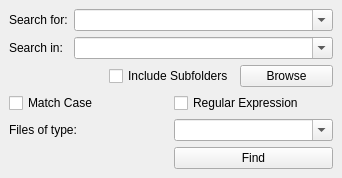
<?xml version="1.0" encoding="UTF-8"?>
<ui version="4.0">
 <class>FindInFilesDockWidget</class>
 <widget class="QDockWidget" name="FindInFilesDockWidget">
  <property name="geometry">
   <rect>
    <x>0</x>
    <y>0</y>
    <width>342</width>
    <height>199</height>
   </rect>
  </property>
  <property name="sizePolicy">
   <sizepolicy hsizetype="Preferred" vsizetype="Fixed">
    <horstretch>0</horstretch>
    <verstretch>0</verstretch>
   </sizepolicy>
  </property>
  <property name="maximumSize">
   <size>
    <width>524287</width>
    <height>199</height>
   </size>
  </property>
  <property name="windowTitle">
   <string>Find in Files</string>
  </property>
  <widget class="QWidget" name="dockWidgetContents">
   <property name="sizePolicy">
    <sizepolicy hsizetype="Preferred" vsizetype="Fixed">
     <horstretch>0</horstretch>
     <verstretch>0</verstretch>
    </sizepolicy>
   </property>
   <layout class="QGridLayout" name="gridLayout_2">
    <item row="0" column="0" colspan="2">
     <layout class="QFormLayout" name="formLayout">
      <item row="0" column="0">
       <widget class="QLabel" name="label">
        <property name="text">
         <string>Search for:</string>
        </property>
       </widget>
      </item>
      <item row="0" column="1">
       <widget class="QComboBox" name="searchText">
        <property name="editable">
         <bool>true</bool>
        </property>
        <property name="sizeAdjustPolicy">
         <enum>QComboBox::AdjustToContentsOnFirstShow</enum>
        </property>
       </widget>
      </item>
      <item row="1" column="0">
       <widget class="QLabel" name="label_2">
        <property name="text">
         <string>Search in:</string>
        </property>
       </widget>
      </item>
      <item row="1" column="1">
       <widget class="QComboBox" name="location">
        <property name="editable">
         <bool>true</bool>
        </property>
       </widget>
      </item>
     </layout>
    </item>
    <item row="1" column="0" colspan="2">
     <layout class="QGridLayout" name="gridLayout">
      <item row="0" column="1">
       <widget class="QCheckBox" name="subfolders">
        <property name="text">
         <string>Include Subfolders</string>
        </property>
       </widget>
      </item>
      <item row="0" column="2">
       <widget class="QPushButton" name="browse">
        <property name="text">
         <string>Browse</string>
        </property>
       </widget>
      </item>
      <item row="0" column="0">
       <widget class="QLabel" name="label_4">
        <property name="text">
         <string/>
        </property>
       </widget>
      </item>
     </layout>
    </item>
    <item row="2" column="0">
     <widget class="QCheckBox" name="caseSensitive">
      <property name="text">
       <string>Match Case</string>
      </property>
     </widget>
    </item>
    <item row="2" column="1">
     <widget class="QCheckBox" name="regex">
      <property name="text">
       <string>Regular Expression</string>
      </property>
     </widget>
    </item>
    <item row="5" column="0" colspan="2">
     <layout class="QHBoxLayout" name="horizontalLayout">
      <item>
       <widget class="QLabel" name="label_3">
        <property name="text">
         <string>Files of type:</string>
        </property>
       </widget>
      </item>
      <item>
       <widget class="QComboBox" name="type">
        <property name="editable">
         <bool>true</bool>
        </property>
       </widget>
      </item>
     </layout>
    </item>
    <item row="6" column="1">
     <widget class="QPushButton" name="find">
      <property name="text">
       <string>Find</string>
      </property>
     </widget>
    </item>
   </layout>
  </widget>
 </widget>
 <resources/>
 <connections/>
</ui>
